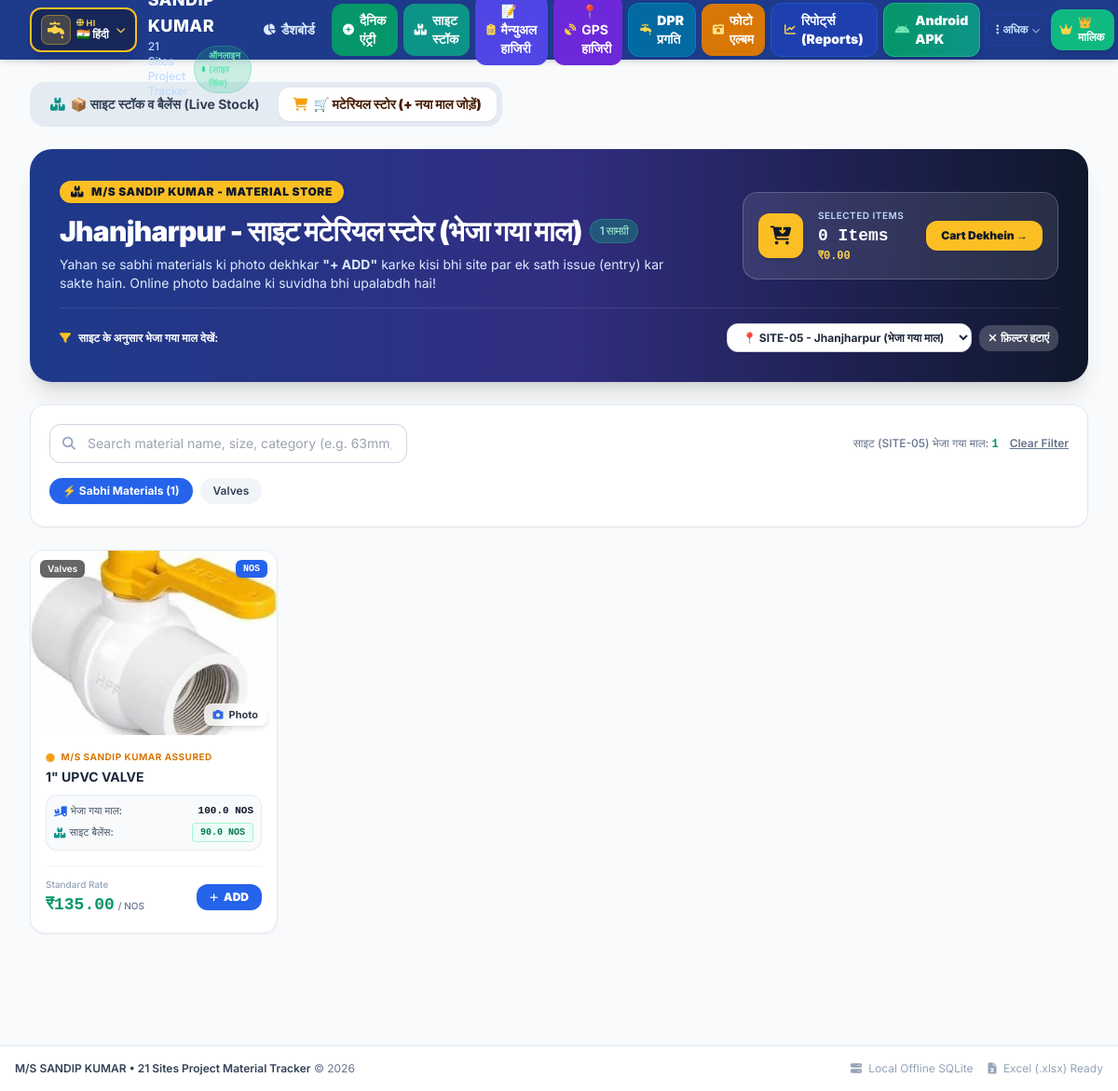
Page /store?site_id=5 (signed in) on the committed database.
### tables this page shows
CREATE TABLE sites (
        id INTEGER PRIMARY KEY AUTOINCREMENT,
        code TEXT UNIQUE NOT NULL,
        name TEXT NOT NULL,
        location TEXT,
        supervisor TEXT,
        contact TEXT,
        status TEXT DEFAULT 'Active',
        created_at TIMESTAMP DEFAULT CURRENT_TIMESTAMP
    , incharge TEXT, incharge_phone TEXT, latitude REAL, longitude REAL, geo_radius INTEGER DEFAULT 500);

CREATE TABLE materials (
        id INTEGER PRIMARY KEY AUTOINCREMENT,
        name TEXT UNIQUE NOT NULL,
        unit TEXT NOT NULL,
        rate REAL DEFAULT 0.0,
        category TEXT,
        created_at TIMESTAMP DEFAULT CURRENT_TIMESTAMP
    , image_url TEXT);

### app.py (the view)
@app.route("/store")
def material_store():
    is_owner = session.get("is_owner", False) or session.get("role") == "owner"
    user_site_id = session.get("site_id")
    site_filter_id = request.args.get("site_id")
    sites = database.get_all_sites()
    locked_site = None
    if not is_owner:
        if user_site_id:
            user_site_id = int(user_site_id)
            locked_site = database.get_site_by_id(user_site_id)
            sites = [s for s in sites if s["id"] == user_site_id]
            materials = database.get_materials_sent_to_site(user_site_id)
        else:
            sites = []
            materials = []
        sanitized_materials = []
        for m in materials:
            mc = dict(m)
            mc["rate"] = 0
            sanitized_materials.append(mc)
        materials = sanitized_materials
    elif is_owner and site_filter_id:
        try:
            site_filter_id = int(site_filter_id)
            locked_site = database.get_site_by_id(site_filter_id)
            materials = database.get_materials_sent_to_site(site_filter_id)
        except Exception:
            materials = database.get_all_materials()
    else:
        materials = database.get_all_materials()
    today_str = datetime.date.today().strftime("%Y-%m-%d")
    categories = sorted(list(set(m["category"] for m in materials if m.get("category"))))
    return render_template(
        "store.html",
        sites=sites,
        materials=materials,
        categories=categories,
        today=today_str,
        locked_site_id=user_site_id if not is_owner else (site_filter_id if site_filter_id else None),
        locked_site=locked_site,
        is_owner=is_owner,
        site_filter_id=site_filter_id
    )

### templates/store.html (shortened to what this page needs)
{% extends "base.html" %}
{% block content %}
<div class="space-y-6 pb-24">
    <div class="flex items-center p-1.5 bg-slate-200/80 rounded-2xl gap-1 w-fit no-print">
        <a href="{{ url_for('site_stock') }}" class="px-4 py-2 rounded-xl text-xs sm:text-sm font-bold text-slate-700 hover:text-slate-900 hover:bg-white/60 transition flex items-center gap-1.5">
            <i class="fa-solid fa-boxes-stacked text-teal-600"></i> <span>📦 साइट स्टॉक व बैलेंस (Live Stock)</span>
        </a>
        <a href="{{ url_for('material_store') }}" class="px-4 py-2 rounded-xl text-xs sm:text-sm font-black bg-white text-amber-950 shadow-sm transition flex items-center gap-1.5">
            <i class="fa-solid fa-cart-shopping text-amber-500"></i> <span>🛒 मटेरियल स्टोर (+ नया माल जोड़ें)</span>
        </a>
    </div>
    <div class="bg-gradient-to-r from-blue-900 via-indigo-900 to-slate-900 rounded-3xl p-6 sm:p-8 text-white shadow-xl relative overflow-hidden">
        <div class="relative z-10 flex flex-col md:flex-row md:items-center justify-between gap-6">
            <div>
                <div class="inline-flex items-center gap-2 px-3 py-1 rounded-full bg-amber-400 text-slate-900 text-xs font-black uppercase tracking-wider mb-3 shadow">
                    <i class="fa-solid fa-boxes-stacked"></i> M/S SANDIP KUMAR - MATERIAL STORE
                </div>
                <h1 class="text-2xl sm:text-3xl font-black tracking-tight flex items-center gap-2">
                    {% if not is_owner and locked_site %}
                    {{ locked_site.name }} - साइट मटेरियल स्टोर
                    <span class="text-xs bg-emerald-500/30 text-emerald-200 border border-emerald-400/30 px-2.5 py-1 rounded-full font-medium">{{ materials|length }} प्राप्त सामग्री</span>
                    {% elif is_owner and locked_site %}
                    {{ locked_site.name }} - साइट मटेरियल स्टोर (भेजा गया माल)
                    <span class="text-xs bg-emerald-500/30 text-emerald-200 border border-emerald-400/30 px-2.5 py-1 rounded-full font-medium">{{ materials|length }} सामग्री</span>
                    {% else %}
                    M/S SANDIP KUMAR Material Catalog
                    <span class="text-xs bg-blue-500/30 text-blue-200 border border-blue-400/30 px-2.5 py-1 rounded-full font-medium">{{ materials|length }} Products</span>
                    {% endif %}
                </h1>
                {% if not is_owner and locked_site %}
                <p class="text-blue-100 text-xs sm:text-sm mt-2 max-w-2xl leading-relaxed">
                    इस स्टोर में केवल वही सामग्री दिखाई दे रही है जो <strong>मालिक (Owner) द्वारा आपकी साइट ({{ locked_site.name }}) पर भेजी गई है</strong>। यहाँ से आप लाइव बैलेंस देखकर साइट पर खर्च/इश्यू कर सकते हैं।
                </p>
                {% else %}
                <p class="text-blue-100 text-xs sm:text-sm mt-2 max-w-2xl leading-relaxed">
                    Yahan se sabhi materials ki photo dekhkar <strong>"+ ADD"</strong> karke kisi bhi site par ek sath issue (entry) kar sakte hain. Online photo badalne ki suvidha bhi upalabdh hai!
                </p>
                {% endif %}
            </div>
            <div class="bg-white/10 backdrop-blur-md rounded-2xl p-4 border border-white/20 flex items-center gap-4 text-xs">
                <div class="w-12 h-12 rounded-xl bg-amber-400 text-slate-900 flex items-center justify-center text-xl font-bold shadow-md">
                    <i class="fa-solid fa-cart-arrow-down"></i>
                </div>
                <div>
                    <span class="text-blue-200 uppercase font-semibold text-[10px] tracking-wider block">Selected Items</span>
                    <span class="text-lg font-black text-white font-mono" id="headerCartCount">0 Items</span>
                    {% if is_owner %}
                    <span class="text-amber-300 font-bold font-mono block text-xs" id="headerCartTotal">₹0.00</span>
                    {% endif %}
                </div>
                <button onclick="openCartDrawer()" class="ml-2 px-4 py-2 rounded-xl bg-amber-400 hover:bg-amber-300 text-slate-900 font-black text-xs shadow transition">
                    Cart Dekhein &rarr;
                </button>
            </div>
        </div>
        {% if is_owner %}
        <div class="mt-4 pt-4 border-t border-white/10 flex flex-wrap items-center justify-between gap-3 text-xs relative z-10">
            <div class="flex items-center gap-2">
                <i class="fa-solid fa-filter text-amber-400"></i>
                <span class="font-bold text-white">साइट के अनुसार भेजा गया माल देखें:</span>
            </div>
            <div class="flex items-center gap-2">
                <select onchange="window.location.href = this.value ? '/store?site_id=' + this.value : '/store'" class="px-3 py-1.5 rounded-xl bg-white text-slate-800 font-bold text-xs border border-slate-300 shadow-sm">
                    {% for s in sites %}
                    <option value="{{ s.id }}" {% if site_filter_id|string == s.id|string %}selected{% endif %}>
                        📍 {{ s.code }} - {{ s.name }} (भेजा गया माल)
                    </option>
                    {% endfor %}
                </select>
                {% if site_filter_id %}
                <a href="/store" class="px-2.5 py-1.5 rounded-xl bg-white/20 hover:bg-white/30 text-white font-bold text-xs transition flex items-center gap-1">
                    <i class="fa-solid fa-xmark"></i> फ़िल्टर हटाएं
                </a>
                {% endif %}
            </div>
        </div>
        {% endif %}
    </div>
    <div class="bg-white rounded-2xl p-4 sm:p-5 border border-slate-200 shadow-sm space-y-4 sticky top-16 z-30">
        <div class="flex flex-col sm:flex-row gap-3 items-center justify-between">
            <div class="relative w-full sm:w-96">
                <i class="fa-solid fa-magnifying-glass absolute left-3.5 top-1/2 -translate-y-1/2 text-slate-400 text-sm"></i>
                <input type="text" id="storeSearchInput" onkeyup="filterProducts()" placeholder="Search material name, size, category (e.g. 63mm, motor, valve)..." class="w-full pl-10 pr-4 py-2.5 rounded-xl border border-slate-300 text-xs sm:text-sm text-slate-800 focus:border-blue-500 focus:ring-2 focus:ring-blue-100 outline-none transition">
            </div>
            <div class="flex items-center gap-3 w-full sm:w-auto justify-between sm:justify-end">
                <span class="text-xs text-slate-500 font-medium">
                    {% if not is_owner and locked_site %}
                    साइट पर प्राप्त सामग्री: <strong id="visibleProductsCount" class="text-emerald-600 font-mono font-bold">{{ materials|length }}</strong>
                    {% elif is_owner and locked_site %}
                    साइट ({{ locked_site.code }}) भेजा गया माल: <strong id="visibleProductsCount" class="text-emerald-600 font-mono font-bold">{{ materials|length }}</strong>
                    {% else %}
                    Dikhaye ja rahe hain: <strong id="visibleProductsCount" class="text-blue-600 font-mono font-bold">{{ materials|length }}</strong> Materials
                    {% endif %}
                </span>
                <button onclick="clearSearch()" class="text-xs font-semibold text-slate-500 hover:text-slate-800 underline">
                    Clear Filter
                </button>
            </div>
        </div>
        <div class="flex items-center gap-2 overflow-x-auto pb-1 scrollbar-thin">
            <button onclick="selectCategory('ALL')" class="category-pill active whitespace-nowrap px-3.5 py-1.5 rounded-full text-xs font-bold transition bg-blue-600 text-white shadow-sm" data-category="ALL">
                ⚡ Sabhi Materials ({{ materials|length }})
            </button>
            {% for cat in categories %}
            <button onclick="selectCategory('{{ cat }}')" class="category-pill whitespace-nowrap px-3.5 py-1.5 rounded-full text-xs font-semibold transition bg-slate-100 text-slate-700 hover:bg-slate-200" data-category="{{ cat }}">
                {{ cat }}
            </button>
            {% endfor %}
        </div>
    </div>
    <div id="productsGrid" class="grid grid-cols-1 sm:grid-cols-2 md:grid-cols-3 lg:grid-cols-4 gap-4 sm:gap-6">
        {% for m in materials %}
        <div class="product-card bg-white rounded-2xl border border-slate-200/90 shadow-sm hover:shadow-lg hover:border-blue-300 transition-all duration-200 flex flex-col justify-between overflow-hidden group"
             data-id="{{ m.id }}"
             data-name="{{ m.name|lower }}"
             data-title="{{ m.name }}"
             data-category="{{ m.category }}"
             data-unit="{{ m.unit }}"
             data-rate="{{ m.rate }}"
             data-img="{{ m.image_url or '' }}"
             data-inward="{{ m.total_inward if m.total_inward is defined else '' }}"
             data-balance="{{ m.balance_stock if m.balance_stock is defined else '' }}">
            <div class="relative bg-slate-100 aspect-[4/3] overflow-hidden flex items-center justify-center">
                <img src="{{ m.image_url or '/uploads/materials/fittings.jpg' }}"
                     alt="{{ m.name }}"
                     id="img-{{ m.id }}"
                     class="w-full h-full object-cover group-hover:scale-105 transition-transform duration-300"
                     loading="lazy"
                     onerror="this.src='/uploads/materials/fittings.jpg'">
                <span class="absolute top-2.5 left-2.5 px-2 py-0.5 rounded-md bg-black/60 backdrop-blur-sm text-white text-[10px] font-semibold">
                    {{ m.category }}
                </span>
                <span class="absolute top-2.5 right-2.5 px-2 py-0.5 rounded-md bg-blue-600 text-white text-[10px] font-mono font-bold shadow">
                    {{ m.unit }}
                </span>
                <button onclick='openPhotoModal({{ m|tojson }})' title="Photo Badlein ya Online Dekhein" class="absolute bottom-2.5 right-2.5 px-2.5 py-1 rounded-lg bg-white/90 hover:bg-white text-slate-800 text-[11px] font-bold shadow-md backdrop-blur-sm transition flex items-center gap-1.5 opacity-90 hover:opacity-100">
                    <i class="fa-solid fa-camera text-blue-600"></i>
                    <span>Photo</span>
                </button>
            </div>
            <div class="p-4 flex-grow flex flex-col justify-between">
                <div>
                    <div class="flex items-center gap-1.5 text-[10px] font-bold text-amber-600 uppercase tracking-wider mb-1">
                        <i class="fa-solid fa-certificate text-amber-500"></i> M/S SANDIP KUMAR ASSURED
                    </div>
                    <h3 class="text-sm font-bold text-slate-800 line-clamp-2 leading-snug" title="{{ m.name }}">
                        {{ m.name }}
                    </h3>
                    {% if m.total_inward is defined and m.total_inward is not none %}
                    <div class="mt-2.5 p-2 rounded-xl bg-slate-50 border border-slate-200/80 text-[11px] space-y-1">
                        <div class="flex items-center justify-between text-slate-600">
                            <span class="flex items-center gap-1 font-medium">
                                <i class="fa-solid fa-truck-ramp-box text-blue-600"></i> भेजा गया माल:
                            </span>
                            <span class="font-bold font-mono text-slate-900">{{ m.total_inward }} {{ m.unit }}</span>
                        </div>
                        <div class="flex items-center justify-between">
                            <span class="flex items-center gap-1 font-medium text-slate-600">
                                <i class="fa-solid fa-boxes-stacked text-teal-600"></i> साइट बैलेंस:
                            </span>
                            {% if m.balance_stock <= 0 %}
                            <span class="font-black font-mono text-rose-600 bg-rose-50 px-2 py-0.5 rounded border border-rose-200 text-[10px]">
                                0 {{ m.unit }} (खत्म)
                            </span>
                            {% else %}
                            <span class="font-black font-mono text-emerald-700 bg-emerald-50 px-2 py-0.5 rounded border border-emerald-200 text-[10px]">
                                {{ m.balance_stock }} {{ m.unit }}
                            </span>
                            {% endif %}
                        </div>
                    </div>
                    {% endif %}
                </div>
                <div class="mt-4 pt-3 border-t border-slate-100 flex items-center justify-between">
                    <div>
                        {% if is_owner %}
                        <span class="text-[10px] text-slate-400 block font-medium">Standard Rate</span>
                        <div class="flex items-baseline gap-1">
                            <span class="text-base sm:text-lg font-black text-emerald-600 font-mono">₹{{ "%.2f"|format(m.rate) }}</span>
                            <span class="text-[10px] text-slate-500 font-medium">/ {{ m.unit }}</span>
                        </div>
                        {% else %}
                        <span class="text-[10px] text-slate-400 block font-medium">इकाई (Unit)</span>
                        <div class="flex items-baseline gap-1">
                            <span class="text-sm font-bold text-slate-700 font-mono">{{ m.unit }}</span>
                        </div>
                        {% endif %}
                    </div>
                    <div id="action-container-{{ m.id }}">
                        <button onclick="addToCart({{ m.id }}, '{{ m.name|replace("'", "\\'") }}', {% if is_owner %}{{ m.rate }}{% else %}0{% endif %}, '{{ m.unit }}', '{{ m.image_url or '' }}')" class="px-3.5 py-1.5 rounded-xl bg-blue-600 hover:bg-blue-700 text-white font-black text-xs shadow-sm hover:shadow transition flex items-center gap-1.5 active:scale-95">
                            <i class="fa-solid fa-plus text-[10px]"></i> ADD
                        </button>
                    </div>
                </div>
            </div>
        </div>
        {% endfor %}
    </div>
</div>
{% endblock %}

### rows in the picture
sites: name "Jhanjharpur", code "SITE-05"
materials: category "Valves", image_url (picture), unit "NOS", name "1\" UPVC VALVE", total_inward "100.0", balance_stock "90.0", rate "135.00"

### other values in the picture
{{ materials|length }} "1"
